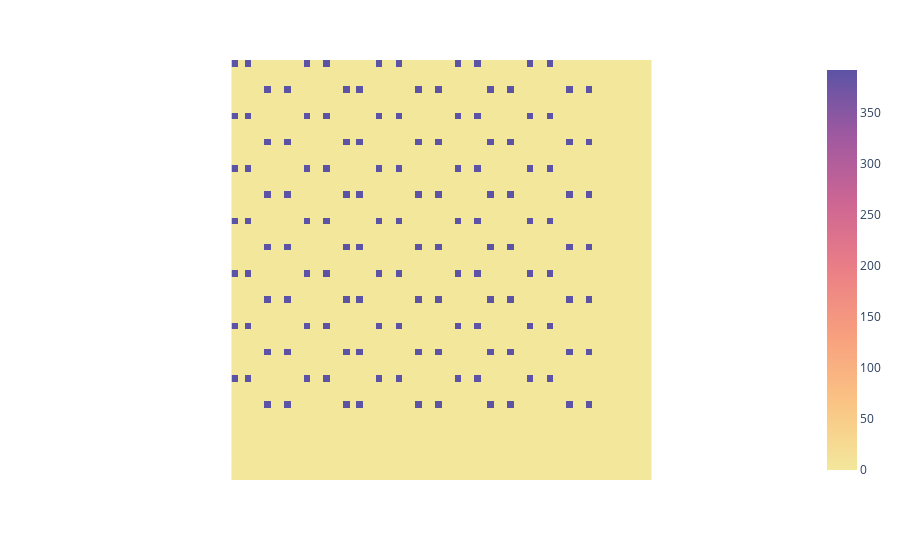

Notebook code for this chart:
### Code cell
fig = px.imshow(abs(v), color_continuous_scale='sunset')

fig.update_layout(coloraxis_showscale=True)
fig.update_xaxes(showticklabels=False)
fig.update_yaxes(showticklabels=False)
fig.show()

### Figure 1 — Plotly figure (JSON) as saved in the notebook; plotly's stock layout.template omitted (floating-point values rounded to 4 significant figures; data arrays with more than 128 entries replaced by an {"elided": "..."} marker saying what was removed)
{"data": [{"coloraxis": "coloraxis", "hovertemplate": "x: %{x}<br>y: %{y}<br>color: %{z}<extra></extra>", "type": "heatmap", "z": {"elided": "64x64 float values"}}], "layout": {"coloraxis": {"colorscale": [[0, "rgb(243, 231, 155)"], [0.1667, "rgb(250, 196, 132)"], [0.3333, "rgb(248, 160, 126)"], [0.5, "rgb(235, 127, 134)"], [0.6667, "rgb(206, 102, 147)"], [0.8333, "rgb(160, 89, 160)"], [1, "rgb(92, 83, 165)"]], "showscale": true}, "margin": {"t": 60}, "xaxis": {"constrain": "domain", "scaleanchor": "y", "showticklabels": false}, "yaxis": {"autorange": "reversed", "constrain": "domain", "showticklabels": false}}}
